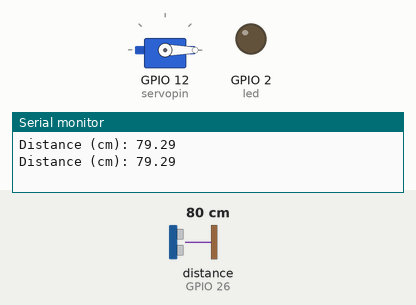
The sketch below on a simulated ESP32. Parts: servo, output pins drawn as LEDs (lit = HIGH), the last lines printed to the serial monitor. Wiring (inferred from the names in the program): ultrasonic range finder: trigger GPIO 27; echo GPIO 26. Inputs (shaded band) come from the test bench; at power-on: distance to the obstacle (sensor on GPIO 26) 80 cm. The echo pulse lasts 58.3 µs per cm; pins used as bus, display or sensor lines are not drawn.

Above: at 1.8 s.
1.9 s: distance to the obstacle (sensor on GPIO 26) set to 12 cm
4.2 s: distance to the obstacle (sensor on GPIO 26) set to 9 cm
At 7.2 s:
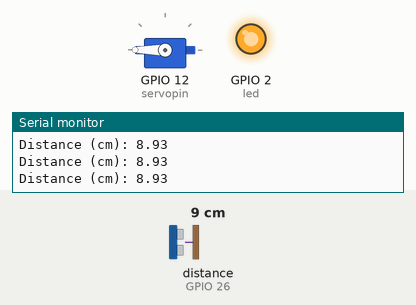
7.5 s: distance to the obstacle (sensor on GPIO 26) set to 18 cm
At 9.8 s:
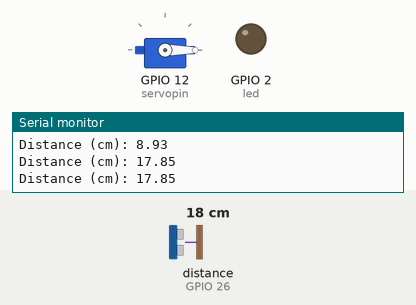
10.5 s: distance to the obstacle (sensor on GPIO 26) set to 2 cm
At 13.4 s:
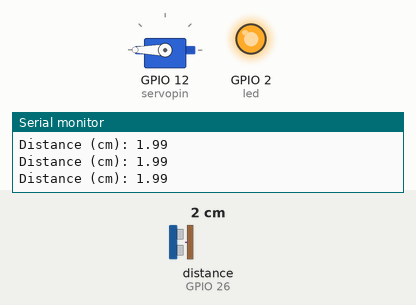
Timing chart, 0 to 14.5 s (numbered marks = the images above; inputs shaded):
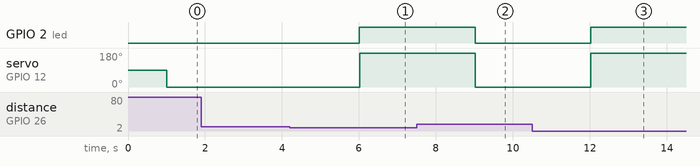

Measured:
- the behaviour switches between 11 and 10 cm on distance to the obstacle (sensor on GPIO 26) (found by bisection; images 0 and 1)
- after the input at 4.2 s, GPIO 2 (led): LOW → HIGH after 1.8 s; servo on GPIO 12 (servopin): 0° → 180° after 1.8 s
- after the input at 7.5 s, GPIO 2 (led): HIGH → LOW after 1.5 s; servo on GPIO 12 (servopin): 180° → 0° after 1.5 s
- after the input at 10.5 s, GPIO 2 (led): LOW → HIGH after 1.5 s; servo on GPIO 12 (servopin): 0° → 180° after 1.5 s

The sketch:

code.ino
```cpp
#include <ESP32Servo.h>

const int trig = 27;
const int echo = 26;
#define led 2

#define servopin 12
Servo myservo;

#define SOUND_SPEED 0.034

long duration;
float distanceCm;
void setup() {
  Serial.begin(9600);
  pinMode(trig, OUTPUT);
  pinMode(echo, INPUT);
  pinMode(led, OUTPUT);
  myservo.attach(servopin);
  // digitalWrite(led, LOW);
}

void loop() {
  distance();
  if(distanceCm<=10){
    digitalWrite(led, HIGH);
    myservo.write(180);
  }
  else{
    digitalWrite(led, LOW);
    myservo.write(0);
  }
}

void distance(){
  digitalWrite(trig, LOW);
  delayMicroseconds(2);
  digitalWrite(trig, HIGH);
  delayMicroseconds(10);
  digitalWrite(trig, LOW);
  duration = pulseIn(echo, HIGH);
  //Perhitungan Jarak
  distanceCm = duration * SOUND_SPEED/2;
  //Menampilkan data
  Serial.print("Distance (cm): ");
  Serial.println(distanceCm);
  delay(1000);
}
```
